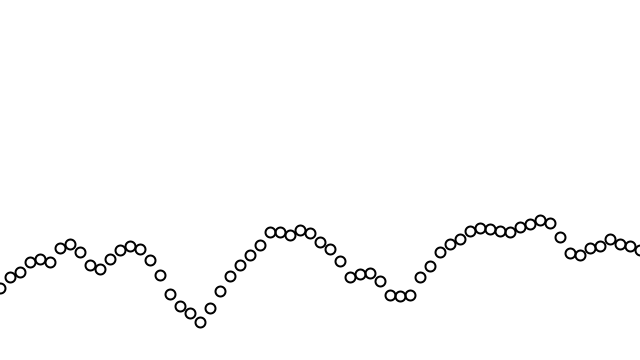
Frame 1 (no input)
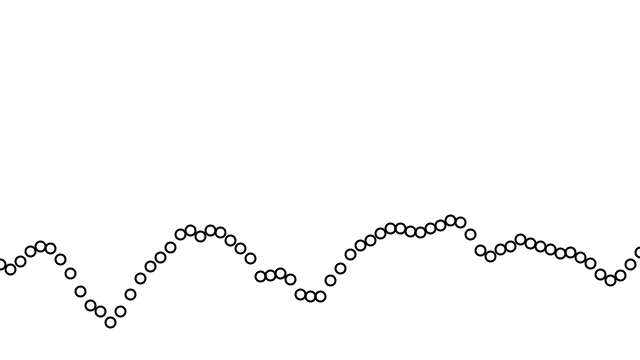
Frame 60 (the mouse pressed at the canvas centre just before this capture)
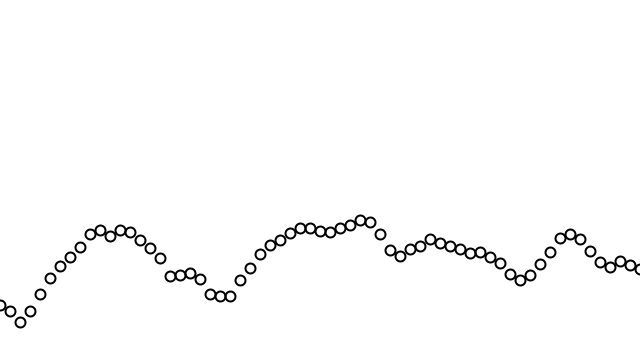
Frame 120 (the mouse held since frame 60 and released just before this capture)

The Processing sketch that drew these frames (run headless with seeded random() and noise(); from frame 60 on, the mouse is pressed at the canvas centre):

// Processing sketch: sketch_3_9_PerlinNoiseWave
// ── sketch_3_9_PerlinNoiseWave.pde
float start_angle = 0;

float angleVel = 0.1;
float amplitude = 100;



void setup(){
  size(640,360);
  
  
}

void draw(){

  background(255);
  stroke(0);
  strokeWeight(2);
  noFill();
 
  start_angle += 0.015;
  float angle = start_angle;  
  
  for(int x = 0; x < width; x+=1){
   
    float y = map(noise(angle),-1,1,0,height);
    
    ellipse(x*10,y,10,10);
    angle += angleVel;
  }
  



}
